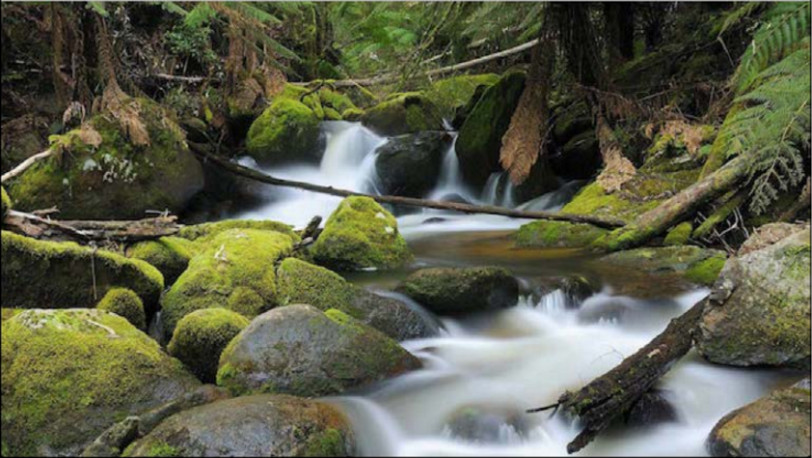
#> input picture Images/input.jpg, 812 x 458 px
$ jupyter execute 'Laboratorio #3 - Translation.ipynb'
#> lines starting #> are read from the running program, lines starting #| are printed output that depends on the picture
[cell 1]
import cv2
import numpy as np
import matplotlib.pyplot as plt

[cell 2]
img =cv2.imread("Images/input.jpg")
#> img is the input picture: shape (458, 812, 3); mean B, G, R 72.5, 93.3, 91.1
img=cv2.cvtColor(img,cv2.COLOR_BGR2RGB)
plt.imshow(img)

[cell 3]
#Trasladar la imagen con recorte
num_rows, num_cols = img.shape[:2]
#> num_rows = 458; num_cols = 812
#translation_matrix = np.float32([[1,0,Tx],[0,1,Ty]])
translation_matrix = np.float32([[1,0,150],[0,1,110]])
img_translation = cv2.warpAffine(img,translation_matrix,(num_cols,num_rows),cv2.INTER_LINEAR)
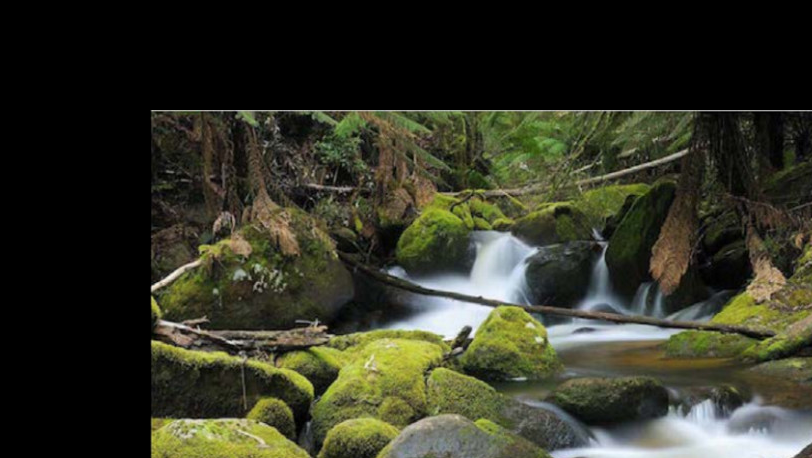
#> img_translation: shape (458, 812, 3); mean R, G, B 51.7, 52.9, 38.4
plt.imshow(img_translation)

[cell 4]
#Transladar la imagen completa
img =cv2.imread("Images/input.jpg")
img=cv2.cvtColor(img,cv2.COLOR_BGR2RGB)
num_rows, num_cols = img.shape[:2]
translation_matrix=np.float32([[1,0,70],[0,1,110]])
img_translation=cv2.warpAffine(img_translation,translation_matrix,(num_cols+70,num_rows+110))
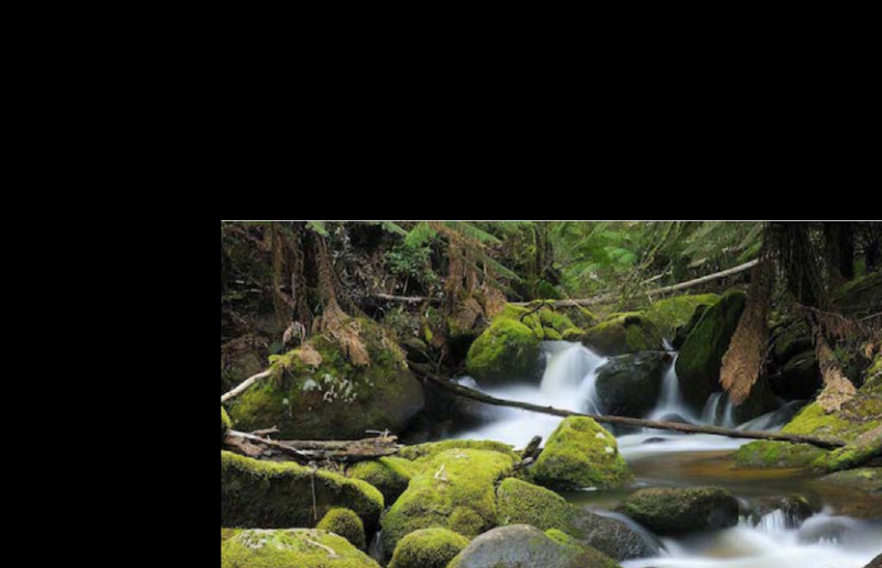
#> img_translation: shape (568, 882, 3); mean R, G, B 38.4, 39.3, 28.5

translation_matrix=np.float32([[1,0,-30],[0,1,-50]])
img_translation=cv2.warpAffine(img_translation,translation_matrix,(num_cols+70+30,num_rows+110+50))
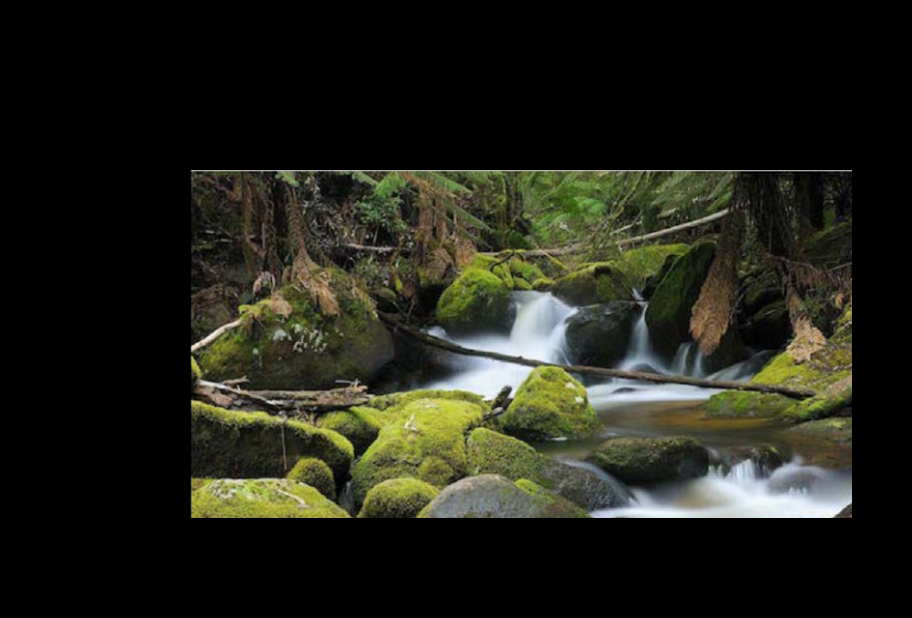
#> img_translation: shape (618, 912, 3); mean R, G, B 34.1, 34.9, 25.3

plt.imshow(img_translation)

#Extrapolacion de pixeles
#Llenar de graficos en horizontal y vertical

[cell 5]
#Llenar los bordes vacios con el metodo de extrapolacion de pixeles
img =cv2.imread("Images/input.jpg")
img=cv2.cvtColor(img,cv2.COLOR_BGR2RGB)
num_rows, num_cols = img.shape[:2]
translation_matrix=np.float32([[1,0,150],[0,1,110]])
img_translation=cv2.warpAffine(img,translation_matrix,(num_cols,num_rows), cv2.INTER_LINEAR,cv2.BORDER_WRAP,1)
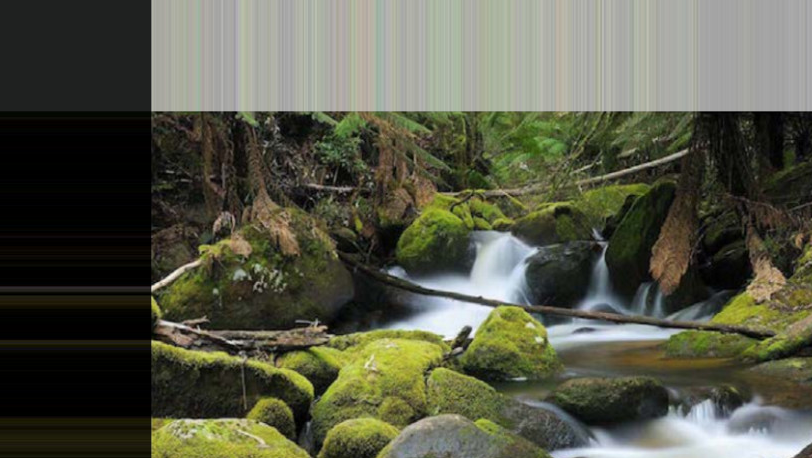
#> img_translation: shape (458, 812, 3); mean R, G, B 87.7, 89.3, 72.6
plt.imshow(img_translation)

#En la parte vacia se ha cargado con barras.
#Rellenado de los vacios utilizando tecnicas wrap.
#Cual es el objetivo de hacer extrapolcion de pixeles?
#R.-Para que no se tome en cuenta dicha informacion y no quede como vacio.

#Puede darse el caso de implementar una red neuronal para identificar perros y gatos.
    #Para hacer el entrenamiento adecuado, puede que sea necesario recortar imagenes.
    #Se necesitan mieles de imagenes para el entrenamiento.
    #Las imagenes de los animales estan recortadan, parados, sentados, echados, en diferentes posiciones.

$ run again, with Images/Nadia_Murad.jpg copied over Images/input.jpg
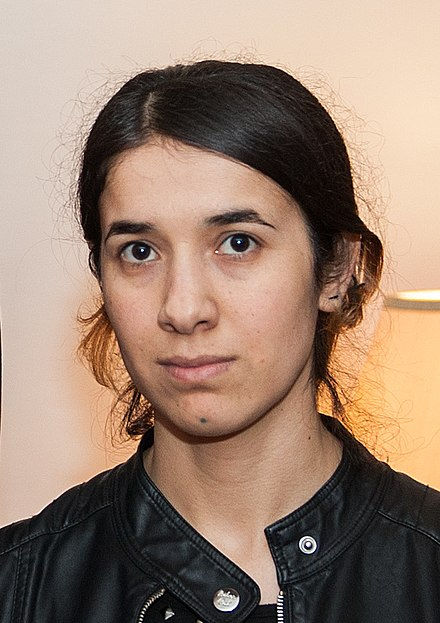
#> input picture Images/Nadia_Murad.jpg, 440 x 623 px
#> img is the input picture: shape (623, 440, 3); mean B, G, R 112.7, 129.2, 153.8
#> `img_translation=cv2.warpAffine(img_translation,translation_matrix,(num..`:
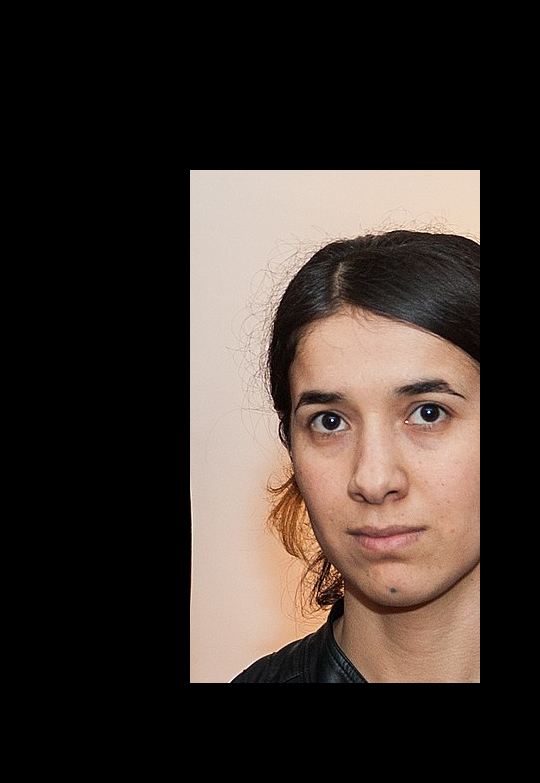
#> img_translation: shape (783, 540, 3); mean R, G, B 61.1, 51.1, 45.5
#> `img_translation=cv2.warpAffine(img,translation_matrix,(num_cols,num_ro..`:
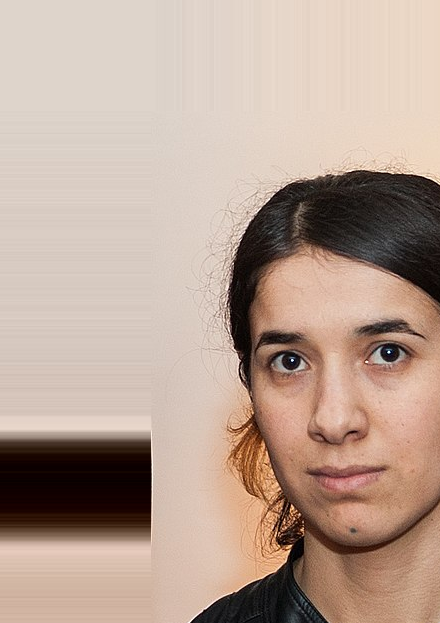
#> img_translation: shape (623, 440, 3); mean R, G, B 185, 162.3, 148.7

$ run again, with Images/cat.jpg copied over Images/input.jpg
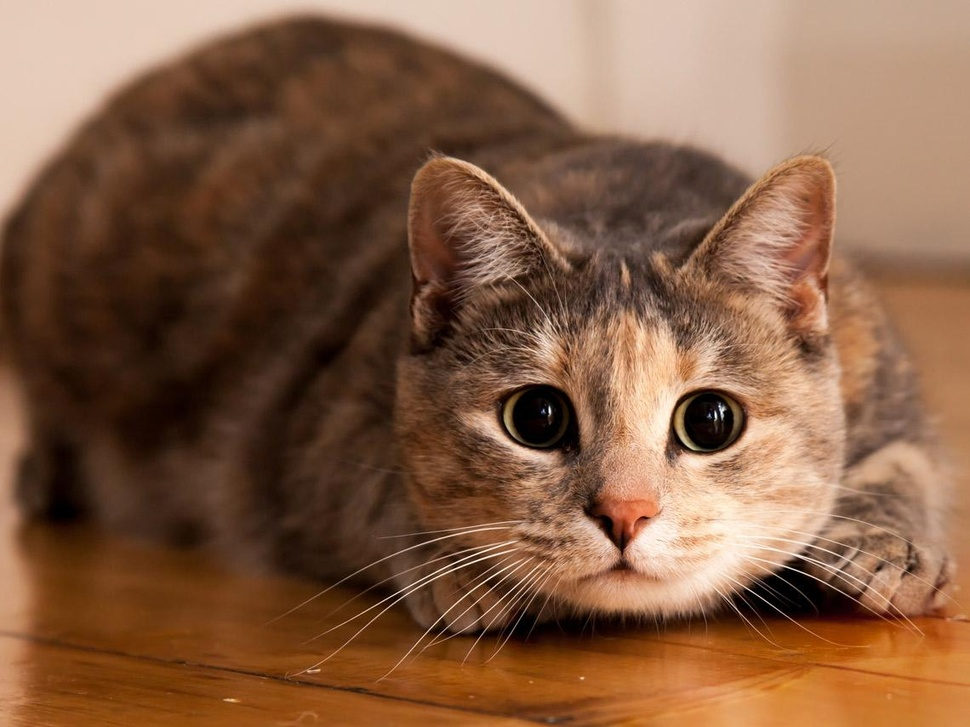
#> input picture Images/cat.jpg, 970 x 727 px, shrunk from 1140 x 855 before the run
#> img is the input picture: shape (727, 970, 3); mean B, G, R 68.2, 94, 132.4
#> `img_translation=cv2.warpAffine(img_translation,translation_matrix,(num..`:
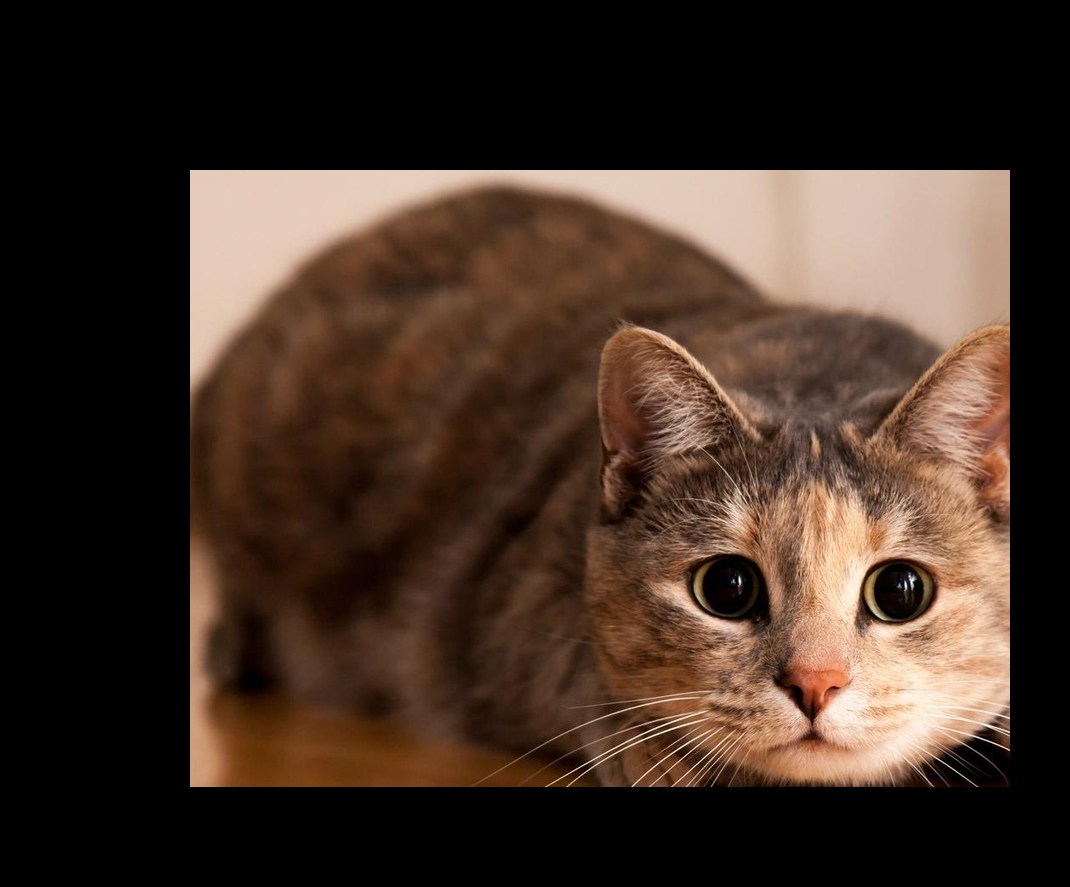
#> img_translation: shape (887, 1070, 3); mean R, G, B 65, 47.9, 37.2
#> `img_translation=cv2.warpAffine(img,translation_matrix,(num_cols,num_ro..`:
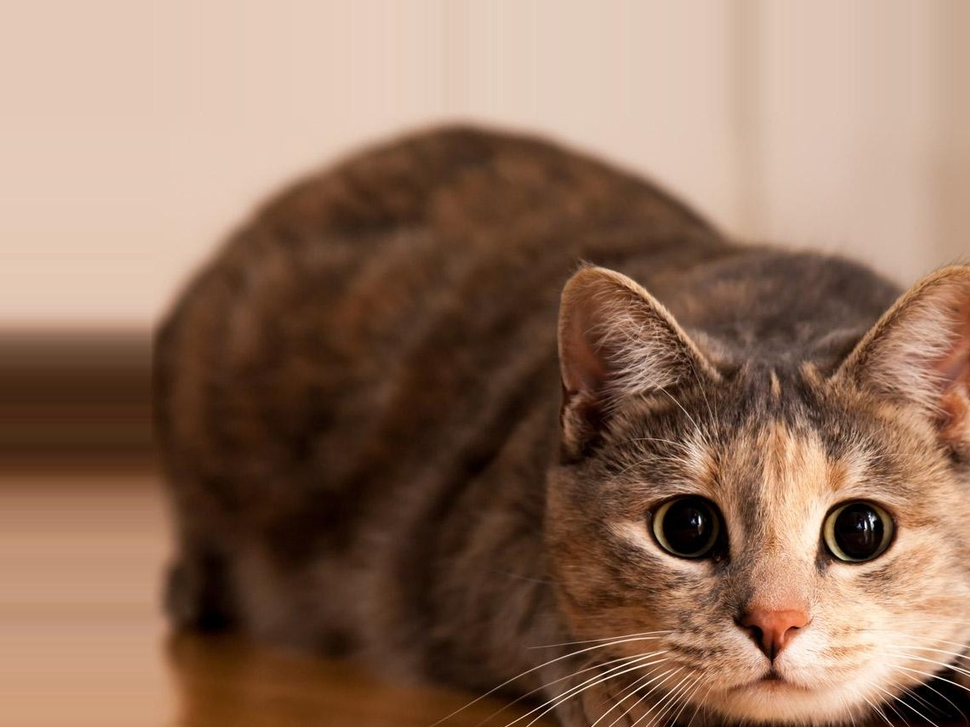
#> img_translation: shape (727, 970, 3); mean R, G, B 144.9, 113.3, 93.2
